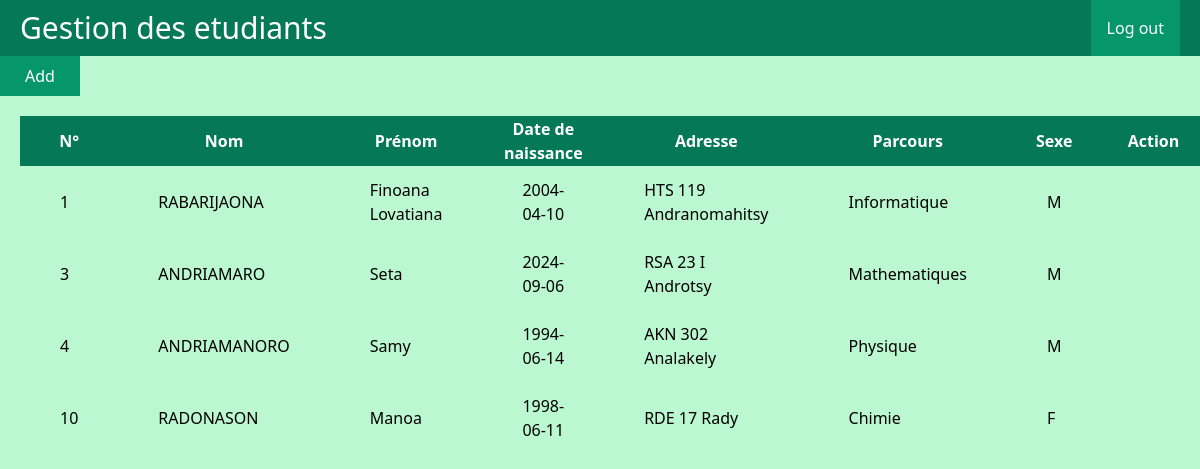
/index.php (signed in), run on the app's committed database.
### tables this page shows
CREATE TABLE `etudiant` (
  `id` int NOT NULL AUTO_INCREMENT,
  `nom` varchar(100) NOT NULL,
  `prenom` varchar(100) NOT NULL,
  `date_naissance` date NOT NULL,
  `adresse` text NOT NULL,
  `parcours` varchar(50) NOT NULL,
  `sexe` enum('M','F') NOT NULL,
  PRIMARY KEY (`id`)
);

CREATE TABLE `parcours` (
  `id` int NOT NULL AUTO_INCREMENT,
  `nom` varchar(255) NOT NULL,
  PRIMARY KEY (`id`)
);

### index.php (the view, shortened to what this page needs)
<!DOCTYPE html>
<html lang="en">
<head>
    <link href="./output.css" rel="stylesheet">
</head>
<body>
    <div class="items-center justify-center w-screen h-screen bg-green-200 ">
    <div class="flex items-center justify-between w-full px-5 bg-emerald-700">
        <h1 class="text-3xl text-white ">Gestion des etudiants</h1>
        <form action="./session/logout.php" class="p-4 text-white bg-emerald-600 hover:bg-emerald-500">
            <input type="submit" value="Log out">
        </form>
    </div>
    <div id="form">
        <button onclick="add()" class="w-20 h-10 p-2 text-white bg-emerald-600 hover:bg-emerald-700" >Add</button>
    </div>
        <div class="p-5">
            <table >
                <thead>
                    <tr class="text-white bg-emerald-700">
                        <th>N°</th>
                        <th>Nom</th>
                        <th>Prénom</th>
                        <th>Date de naissance</th>
                        <th>Adresse</th>
                        <th>Parcours</th>
                        <th>Sexe</th>
                        <th>Action</th>
                    </tr>
                </thead>
                <tbody>
                    <?php
                        include 'config.php';
                        $conn = new PDO($dsn, $loginMysql, $passwordMysql);
                        $conn->setAttribute(PDO::ATTR_ERRMODE, PDO::ERRMODE_EXCEPTION);
                        try
                        {
                        $sql = 'SELECT * FROM etudiant';
                        $result = $conn->query($sql);
                        if ($result->rowCount() > 0) {
                            while ($row = $result->fetch()) {
                                echo '<tr>';
                                echo '<td class="px-10 py-3">' . ($row['id']) .'</td>';
                                echo '<td class="px-10 py-3">' . ($row['nom']) . '</td>';
                                echo '<td class="px-10 py-3">' . ($row['prenom']) . '</td>';
                                echo '<td class="px-10 py-3">' . ($row['date_naissance']) . '</td>';
                                echo '<td class="px-10 py-3">' . ($row['adresse']) . '</td>';
                                echo '<td class="px-10 py-3">' . (getParcour($row['parcours'],$conn)) . '</td>';
                                echo '<td class="px-10 py-3">' . ($row['sexe']) . '</td>';
                                echo '<td class="flex items-center justify-between gap-6 px-10 py-3">';
                                echo '</td>';
                                echo '</tr>';
                            }
                        } else {
                            echo '<tr><td colspan="6">0 results</td></tr>';
                        }
                    }
                    catch(PDOException $e)
                    {
                        echo 'Error: ' . $e->getMessage();
                    }
                    ?>
                </tbody>
            </table>
        </div>
    </div>
</body>
</html>
<?php
function getParcour($id, $conn) {
    $sql = 'SELECT nom FROM parcours WHERE id = ?';
    $stmt = $conn->prepare($sql);
    $stmt->execute(array($id));
    $parcour = $stmt->fetch();
    return $parcour['nom'];
}
?>

### config.php (shortened to what this page needs)
<?php
if (isset($_SESSION['id']))
{
    echo '<link href="./output.css" rel="stylesheet">';
}
else {
    header('Location: log.php');
}
?>

### data on the page
etudiant: id "1", nom "RABARIJAONA", prenom "Finoana Lovatiana", date_naissance "2004-04-10", adresse "HTS 119 Andranomahitsy", parcours.nom "Informatique", sexe "M"
etudiant: id "3", nom "ANDRIAMARO", prenom "Seta", date_naissance "2024-09-06", adresse "RSA 23 I Androtsy", parcours.nom "Mathematiques", sexe "M"
etudiant: id "4", nom "ANDRIAMANORO", prenom "Samy", date_naissance "1994-06-14", adresse "AKN 302 Analakely", parcours.nom "Physique", sexe "M"
etudiant: id "10", nom "RADONASON", prenom "Manoa", date_naissance "1998-06-11", adresse "RDE 17 Rady", parcours.nom "Chimie", sexe "F"
